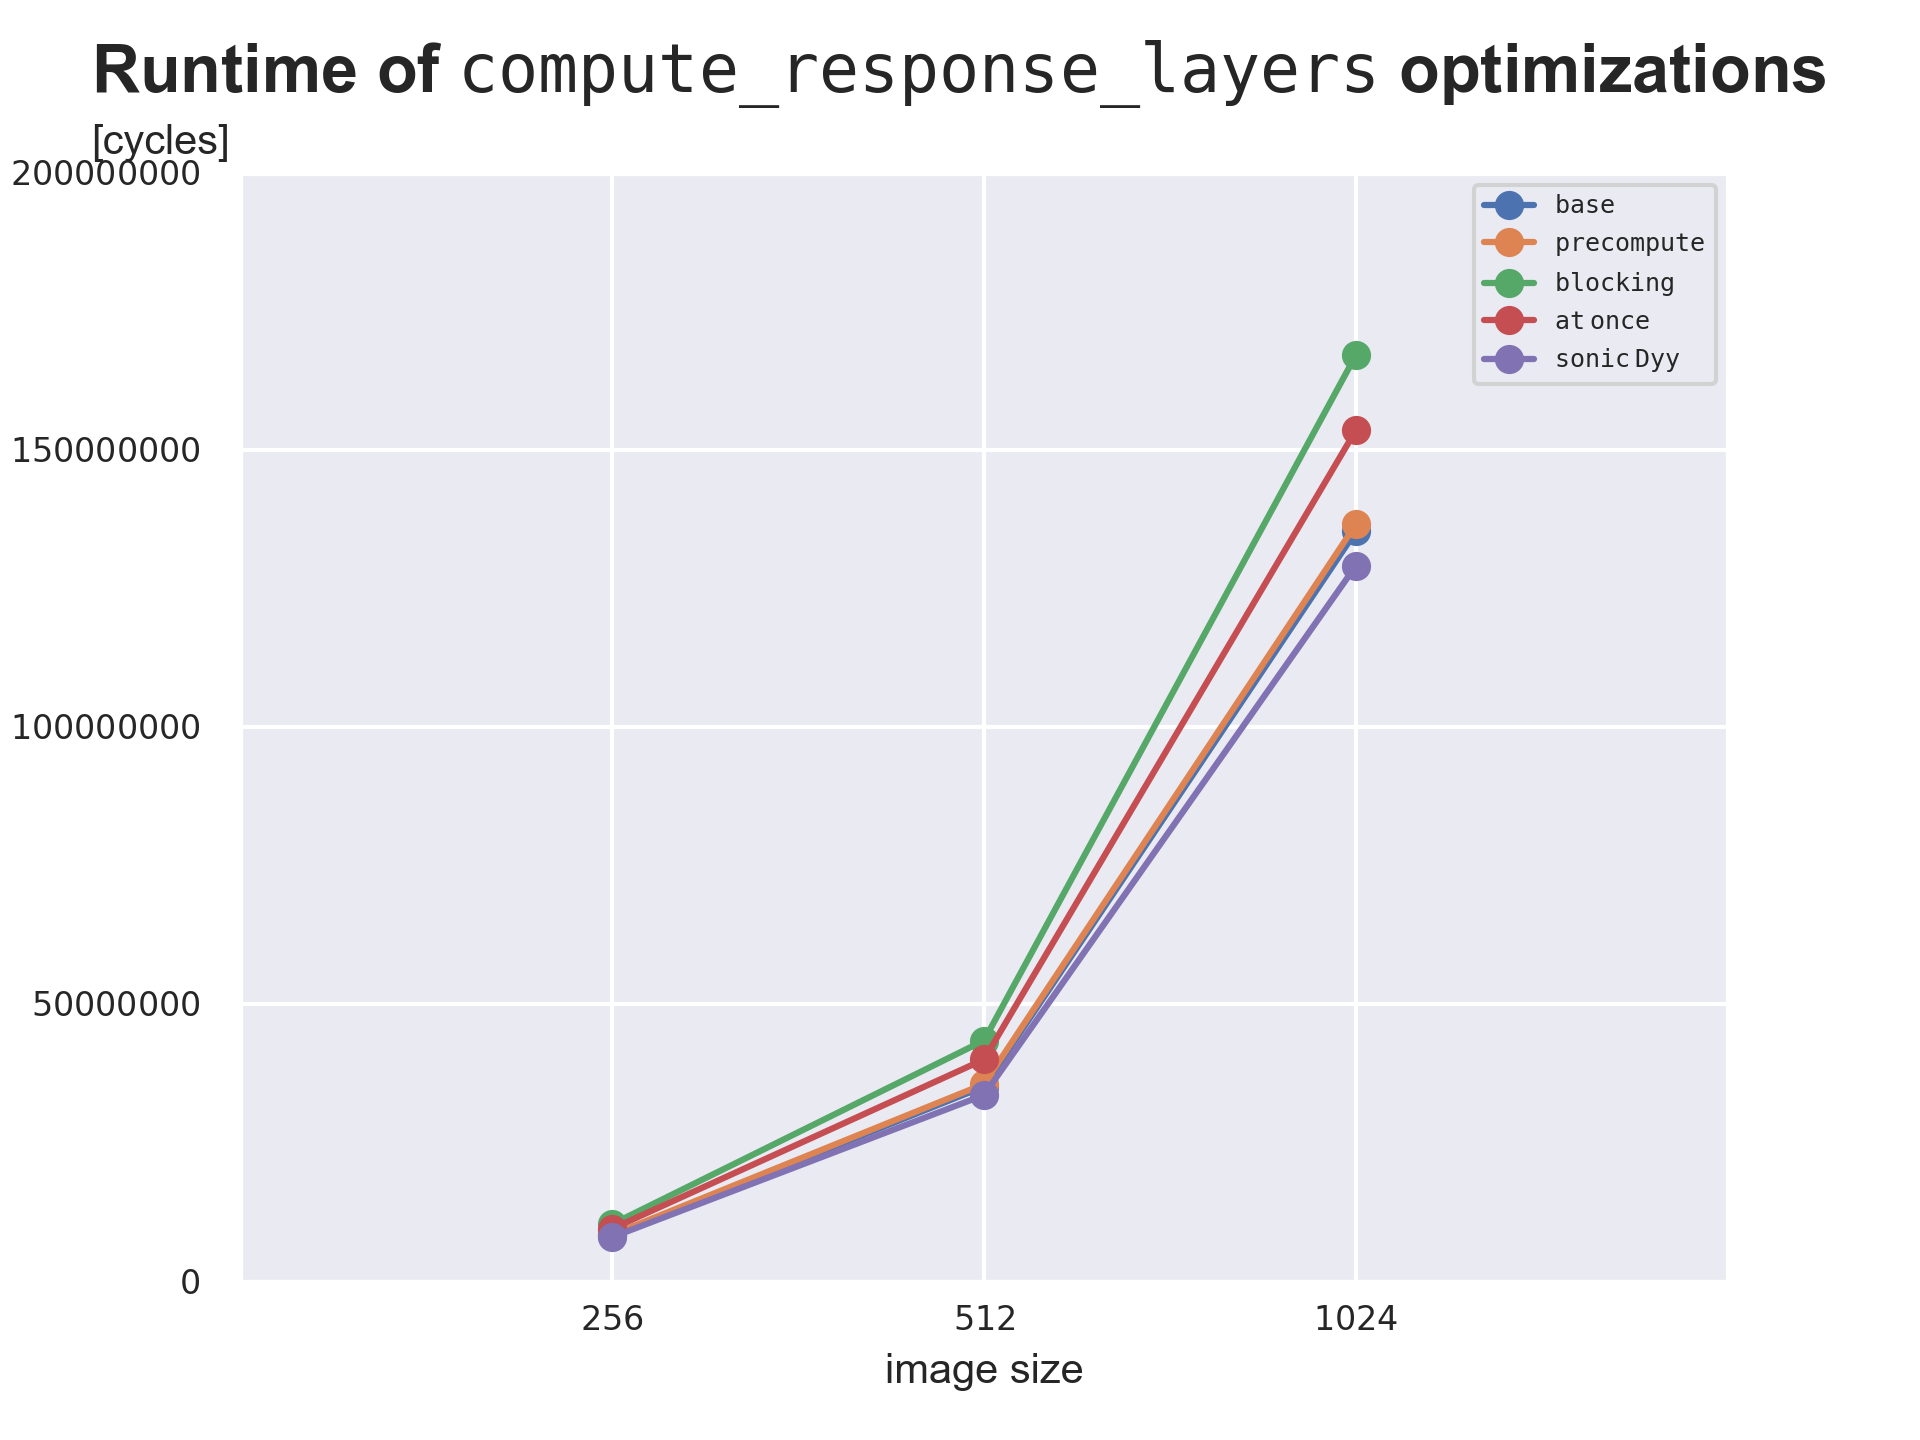

Python code for this plot:
import numpy as np
import matplotlib.pyplot as plt
import matplotlib.ticker as ticker

import seaborn as sns
sns.set()

colors = sns.color_palette().as_hex()

'''
def myticks(x,pos):
    if x == 0: return "$0$"
    exponent = np.log2(x)
    #coeff = x/2**exponent
    if exponent < 0.0:
        value = int(2**(-exponent))
        return r'$1 / {den:2d}$'.format(den=value)
    else:
        value = int(2**(exponent))
        return r'${{ {:2d} }}$'.format(value)
'''

def my_xticks(x,pos):
    exponent = np.log2(x)
    if exponent < 0.0:
        value = int(2**(-exponent))
        return r'$1 / {den:2d}$'.format(den=value)
    else:
        value = int(2**(exponent))
        return r'${{ {:2d} }}$'.format(value)

def my_yticks(y,pos):
    return r'${{ {:2d} }}$'.format(int(y))

# Name of output file to save the plot to
outputFileName = 'compute_response_layers_runtime_plot.png'

# Name of input files with performance data, etc.
inputFileNames = [
    '../../benchmark/2020_05_20_23_57_first_try/compute_response_layer.csv', 
    '../../benchmark/2020_05_20_23_57_first_try/compute_response_layers_precompute.csv',
    '../../benchmark/2020_05_20_23_57_first_try/compute_response_layers_blocking.csv', 
    '../../benchmark/2020_05_20_23_57_first_try/compute_response_layers_at_once.csv', 
    '../../benchmark/2020_05_20_23_57_first_try/compute_response_layers_sonic_Dyy.csv', 
    #'../../benchmark/2020_05_20_23_57_first_try/compute_response_layers_Dyy_leftcorner.csv', 
    #'../../benchmark/2020_05_20_23_57_first_try/compute_response_layers_Dyy_top.csv', 
    #'../../benchmark/2020_05_20_23_57_first_try/compute_response_layers_Dyy_top_mid.csv', 
    #'../../benchmark/2020_05_20_23_57_first_try/compute_response_layers_Dyy.csv', 
    #'../../benchmark/2020_05_20_23_57_first_try/compute_response_layers_Dyy_laplacian.csv',
    #'../../benchmark/2020_05_20_23_57_first_try/compute_response_layers_Dyy_laplacian_localityloops.csv'
]

# Name of labels
plotLabels = [
    '$\mathtt{ base }$', 
    '$\mathtt{ precompute }$',
    '$\mathtt{ blocking }$',
    '$\mathtt{ at\ once }$',
    '$\mathtt{ sonic\ Dyy }$', 
    #'$\mathtt{ Dyy\ leftcorner }$', 
    #'$\mathtt{ Dyy\ top }$', 
    #'$\mathtt{ Dyy\ top\ mid }$', 
    #'$\mathtt{ Dyy }$', 
    #'$\mathtt{ Dyy\ laplacian }$',
    #'$\mathtt{ Dyy\ laplacian locality }$'
]

# Getting current axis
ax = plt.gca()

# Initializing plot title
plt.title('Runtime of $\mathtt{ compute\_response\_layers }$ optimizations',  x=-0.1, y=1.05, ha='left', fontsize=16, fontweight='bold')

# Initializing plot axis labels
plt.xlabel('image size', fontsize=10)
yl = plt.ylabel('[cycles]', fontsize=10, ha='left')
yl.set_rotation(0)
ax.yaxis.set_label_coords(-0.1, 1.01)

# Setting x-axis to be log axis
plt.xscale('log')
#plt.yscale('log')


# Initializing and setting axis ticks
ticks_x = []
for i in range(8, 11):
    ticks_x.append(2**(i))
ticks_y = [0, 50000000, 100000000, 150000000, 200000000]

plt.xticks(ticks_x, va='center')
plt.yticks(ticks_y)

# Setting x and y limits (min, max)
plt.xlim(ticks_x[0] / 2.0, ticks_x[len(ticks_x) - 1] * 2.0)
plt.ylim(ticks_y[0] - 1, ticks_y[len(ticks_y) - 1] + 1)
#plt.ylim(ticks_y[0] / 2.0, ticks_y[len(ticks_y) - 1] * 2.0)

# Setting axis ticks formatter
ax.xaxis.set_major_formatter(ticker.FuncFormatter(my_xticks))
ax.yaxis.set_major_formatter(ticker.FuncFormatter(my_yticks))

# Setting label size
ax.tick_params(axis='both', which='major', labelsize=8)

# Iterating through all input files and plotting each as a line
for i in range(0, len(inputFileNames)):

    substrings = inputFileNames[i].split('.')

    # Getting function name from file name
    functionName = substrings[0]

    # Reading csv data from input file 
    data = np.genfromtxt(inputFileNames[i], delimiter=',')

    # Getting width, height, number of interest points, average/min/max cycles, flops per cycles
    imageName = data[3:6, 0]
    width = data[3:6, 1]
    height = data[3:6, 2]
    num_interest_points = data[3:6, 3]
    num_flops = data[3:6, 4]
    avg_cycles = data[3:6, 5]
    min_cycles = data[3:6, 6]
    max_cycles = data[3:6, 7]
    flops_per_cycles = data[3:6, 8]

    print("Cycles:")
    print(avg_cycles)

    # Plotting  flops per cycles performance
    plt.plot(width, avg_cycles, label=plotLabels[i], marker='o')

# Adding legend to plot
plt.legend(loc=1, prop={'size': 6})

# Saving plot to file
plt.savefig(outputFileName, dpi=300)
